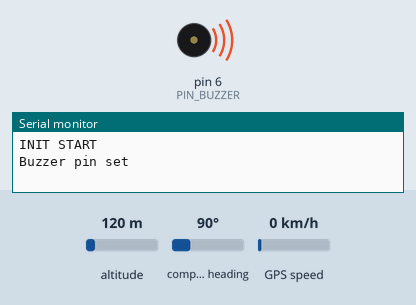
A sketch run on a simulated Arduino Uno, built with avr-gcc and run on an emulated ATmega328P. Parts: buzzer (waves = sounding), the last lines printed to the serial monitor. The inputs (shaded band) are chosen by the test bench; at power-on: altitude 120 m, compass heading 90°, GPS speed 0 km/h. The GPS gets a fix after 3 s at 37.7749, -122.4194 with 8 satellites; no radio packets arrive unless stated.

Above: at 0.1 s.
At 122.6 s:
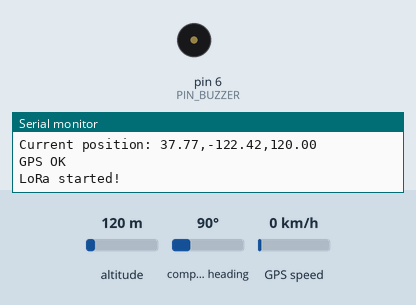
Timing chart, 0 to 124.1 s (numbered marks = the images above):
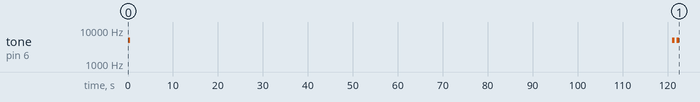

The sketch:

lora_listener.ino
```cpp
/* ***************************************************************************
 * This sketch contains LoRa receiver logic                                  *
 *                                                                           *
 * Sketch uses Arduino UNO controller.                                       *
 *                                                                           *
 * Receiver contains:                                                        *
 *    - Arduino UNO R3, piezo buzzer, GY-NEO6MV3 GPS,                        *
 *      7805 stabilizer, SX1278 (Ra-02) LoRa module.                         *
 *                                                                           *
 * Third-party libraries:                                                    *
 *    - https://github.com/mikalhart/TinyGPS                                 *
 *                                                                           *
 * Logic:                                                                    *
 *    1) Init all modules                                                    *
 *    2) Wait until GPS starts and connection established;                   *
 *    3) Print current position                                              *
 *    4) Loop until LoRa packet from flight controller will be received      *
 *    5) Print packet RSSI, beep                                             *
 *    6) Go to 4                                                             *
 *                                                                           *
 * Sketch written by Iliya Vereshchagin 2018.                                *
 *****************************************************************************/

#include <SPI.h>
#include <SoftwareSerial.h>
#include <LoRa.h>
#include <TinyGPS++.h>

//Serial globals
const int BaudRate = 9600;

// Delay Globals
const unsigned long gps_delay = 120000;
const int standard_delay = 500;

// GPS globals
const int GPS_RX = 0, GPS_TX = 1;
SoftwareSerial gps_connection(GPS_RX, GPS_TX);
TinyGPSPlus gps;

// LoRa globals
const int LoRaTxPower = 20;

// buzzer globals;
const int PIN_BUZZER = 6;
const int frequency = 5000;

// Markers
bool marker = false;

/* Init functions */

void initGPS()
{
    gps_connection.begin(BaudRate);
    Serial.println("GPS Start");
    delay(gps_delay);
    while(gps_connection.available() > 0)
    {
        char temp = gps_connection.read();
        //Serial.write(temp); // debug
        gps.encode(temp);
    }
    Serial.print("GPS timestamp: ");
    Serial.println(String(gps.date.year()) + "-" + String(gps.date.month()) + "-" + String(gps.date.day()) + "," + String(gps.time.hour()) + ":" + String(gps.time.minute()) + ":" + String(gps.time.second()));
    Serial.print("Current position: ");
    Serial.println(String(gps.location.lat()) + "," + String(gps.location.lng()) + "," + String(gps.altitude.meters()));
    Serial.println("GPS OK");
    beep(frequency);
}


void initLoRa()
{
    if (!LoRa.begin(433E6))
    {
        Serial.println("Starting LoRa failed!");
        while(1);
    }
    LoRa.setTxPower(LoRaTxPower);
    Serial.println("LoRa started!");
    beep(frequency);
}


void initBuzzer()
{
    pinMode(PIN_BUZZER, INPUT);
    Serial.println("Buzzer pin set");
    beep(frequency);
}


void setup() {
    Serial.begin(BaudRate);
    while (!Serial);
    Serial.println("INIT START");
    initBuzzer();
    initGPS();
    initLoRa();
    Serial.println("Now listening...");
}

void loop()
{
  // try to parse packet
  int packetSize = LoRa.parsePacket();
  if (packetSize)
  {
      // received a packet
      Serial.print("Received packet '");

      // read packet
      while (LoRa.available())
      {
          Serial.print((char)LoRa.read());
      }

      // print RSSI of packet
      Serial.print("' with RSSI ");
      Serial.println(LoRa.packetRssi());

      if (!marker)
      {
          marker = true;
          for (int i=0; i<3; i++)
          {
              beep(frequency);
          }
      }
  }
}

void beep(int ghz)
{
    tone(PIN_BUZZER, ghz, standard_delay);
    delay(standard_delay);
    pinMode(PIN_BUZZER, INPUT);
    delay(standard_delay);
}
```
